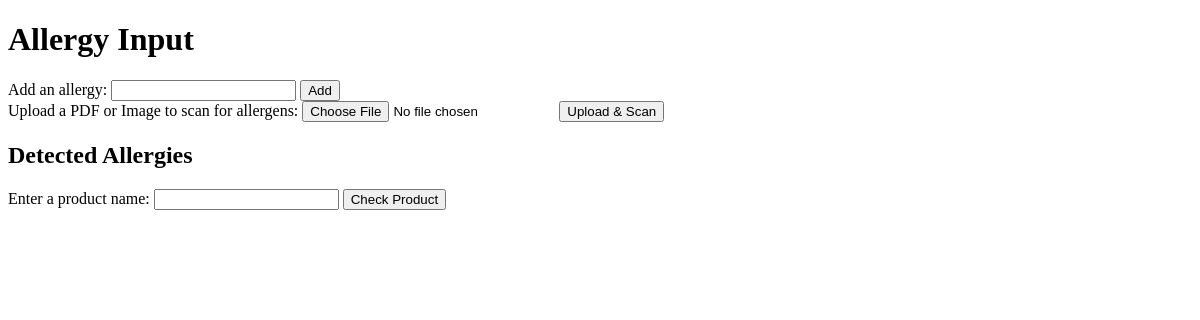
Page /allergy/ (signed in) on the earlier database version.
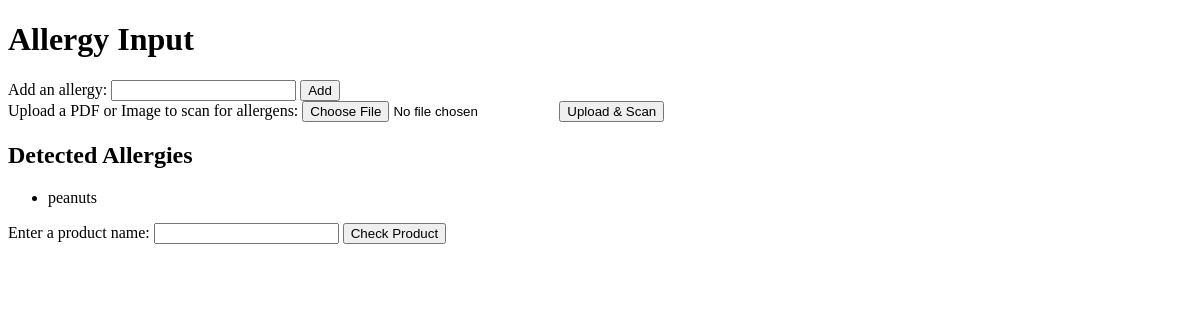
Same page on the later database version.
### models/database.py (models this page shows)
class Allergy(db.Model):
    id = db.Column(db.Integer, primary_key=True)
    name = db.Column(db.String(100), nullable=False)
    user_id = db.Column(db.Integer, db.ForeignKey('user.id', name="fk_allergy_user_id"), nullable=False)
    user = db.relationship('User', backref=db.backref('allergies', lazy=True))

### routes/allergy_routes.py (the view, shortened to what this page needs)
@allergy_bp.route("/", methods=["GET", "POST"])
@login_required
def index():
    if not current_user.is_authenticated:
        return redirect(url_for("auth.login"))
    allergies = Allergy.query.filter_by(user_id=current_user.id).all()
    return render_template("index.html", allergies=allergies)

### app.py (called while the page is built)
def create_app():
    app = Flask(__name__)
    app.config.from_object(Config)
    CORS(app)
    db.init_app(app)
    migrate = Migrate(app, db)
    mail.init_app(app)
    bcrypt.init_app(app)
    login_manager = LoginManager(app)
    login_manager.init_app(app)
    login_manager.login_view = "auth.login"
    login_manager.login_message_category = "info"
    @login_manager.user_loader
    def load_user(user_id):
        return User.query.get(int(user_id))
    app.register_blueprint(auth_bp, url_prefix="/auth")
    app.register_blueprint(allergy_bp, url_prefix="/allergy")
    app.register_blueprint(password_reset, url_prefix="/password")
    @app.route("/")
    def home():
        return redirect(url_for("allergy.index"))
    return app

### models/database.py (called while the page is built)
    @property
    def is_active(self):
        return True

### templates/index.html (shortened to what this page needs)
<!DOCTYPE html>
<html lang="en">
<head>
</head>
<body>
    <h1>Allergy Input</h1>
    <form method="POST">
        <label for="allergies">Add an allergy:</label>
        <input type="text" name="allergies" required>
        <button type="submit">Add</button>
    </form>
    <form method="POST" enctype="multipart/form-data">
        <label for="file">Upload a PDF or Image to scan for allergens:</label>
        <input type="file" name="file" accept=".pdf, .png, .jpg, .jpeg" required>
        <button type="submit">Upload & Scan</button>
    </form>
    <h2>Detected Allergies</h2>
    <ul>
        {% for allergy in allergies %}
            <li>{{ allergy.name }}</li>
        {% endfor %}
    </ul>
    <form method="POST">
        <label for="product_name">Enter a product name:</label>
        <input type="text" name="product_name" required>
        <button type="submit">Check Product</button>
    </form>
</body>
</html>

Differences in the rows shown:
added Allergy: name "peanuts"
